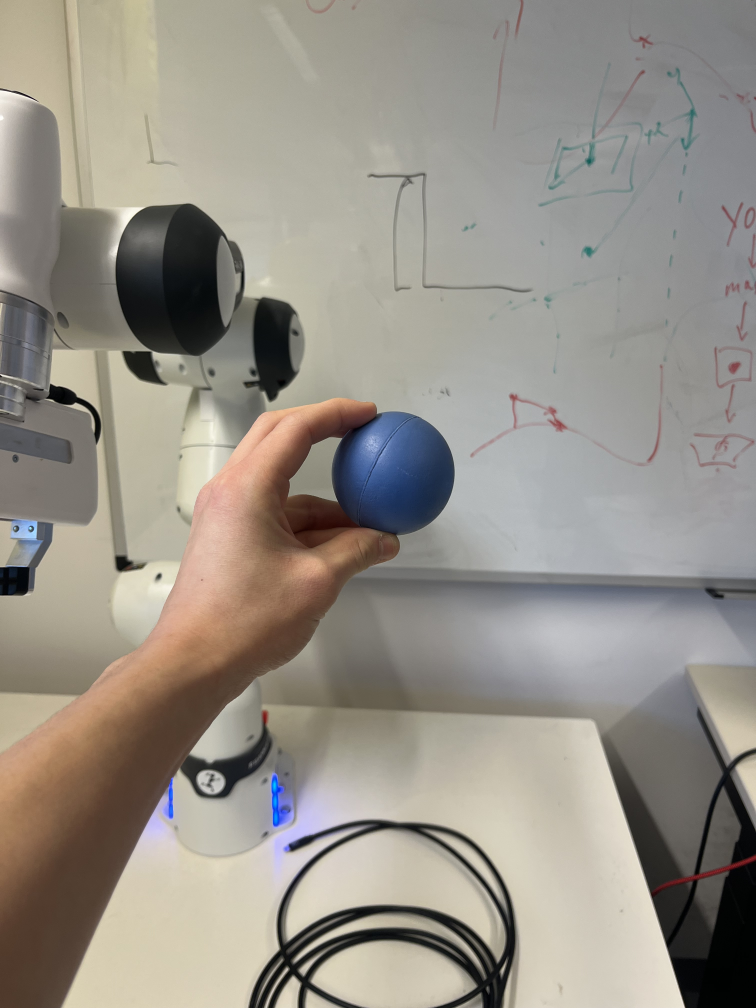
#> input picture object_detector/images/IMG_4469.jpg, 3024 x 4032 px (shown at 1/4 size)
$ python -i detector.py   (imports and definitions only)
#> lines starting #> are read from the running program, lines starting #| are printed output that depends on the picture; after the words box and inside, x2 and y2 are one past the last pixel; in counts of white or black regions, pixels touching at a corner belong together
import argparse
import sys
import time
import threading
import cv2 as cv
import numpy as np
import robotic as ry
import matplotlib.pyplot as plt
import os
import queue
from matplotlib.animation import FuncAnimation


class Camera():
    def __init__(self, C:ry.Config= None ,input:str= None, bot: ry.BotOp= None,
                 camera_pos:dict= None, display = False, max_frames:int= None,
                 display_target = "rgb", kernel_size = (5, 5), min_area = 100,
                 threshold=0.6, color_lower=[10, 80, 40], color_upper = [30, 255, 255]) -> None:
        self.bot = bot
        self.C = C
        self.input = input
        self.camera_pos = camera_pos
        self.display = display
        self.max_frames = max_frames
        self.display_target = display_target # rgb or mask
        self.kernel_size = kernel_size
        self.min_area = min_area
        self.threshold = threshold
        self.color_lower = color_lower
        self.color_upper = color_upper

        self.camera_thread = None
        self.ball_position = None
        self.K = None
        self.camera_coor = None
        self.camera_rot = None
        self.ball_position = None
        self.camera_thread = None

        # Thread-safe queues for communication
        self.plot_queue = queue.Queue(maxsize=10)  # Limit queue size to prevent memory issues
        self.result_queue = queue.Queue()
        self.running = False

        # Matplotlib figure
        self.fig = None
        self.ax = None
        self.anim = None

    # [202 lines left out: functions start, setup_plot, detector_loop, update_plot, render_plot, shutdown and 2 more, not called in this run]

    def filter_image(self, rgb,
                            blur_parameter = 5) -> np.ndarray:
        """
        Docstring for filter_image
        """
#> called with blur_parameter = 5
        # Color Filtering + Blurring
        hsv = cv.cvtColor(rgb, cv.COLOR_RGB2HSV)
#> hsv: shape (4032, 3024, 3); mean H, S, V 41.7, 35, 152.5
        mask = cv.inRange(hsv, np.array(self.color_lower), np.array(self.color_upper))
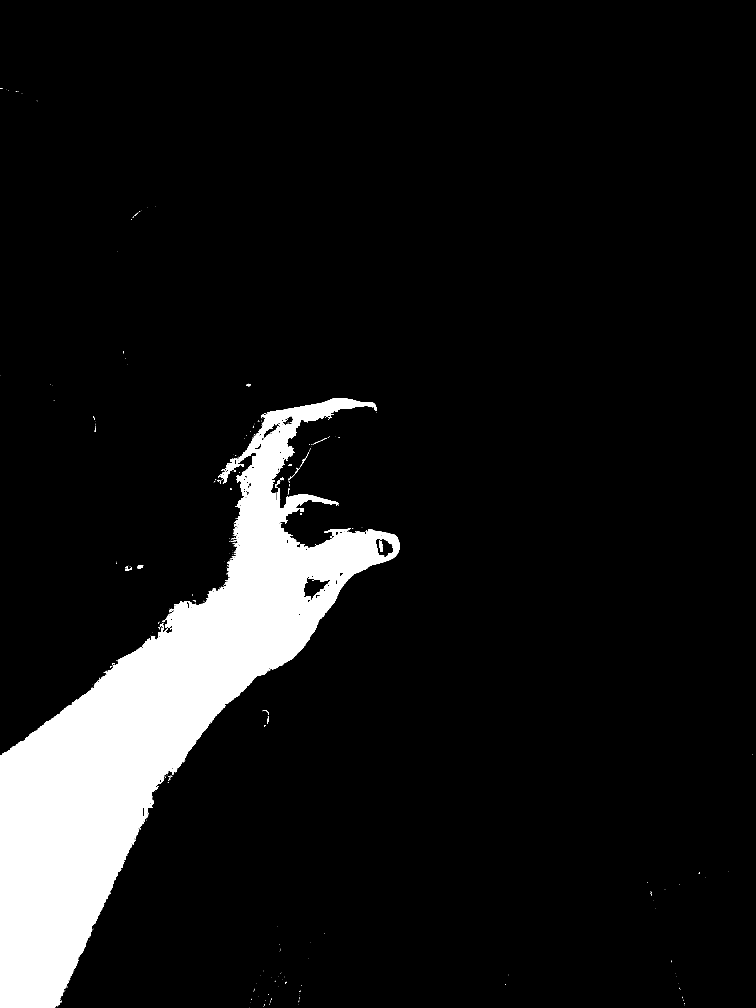
#> mask: shape (4032, 3024) (shown at 1/4 size); 9% white; 528 white regions (500 under 20 px), largest, box (x1, y1, x2, y2) and area: (0, 1592, 1599, 4032) 1093888, (1517, 2161, 1530, 2208) 397, (1100, 1910, 1134, 1952) 322
        mask_blur = cv.medianBlur(mask, blur_parameter)
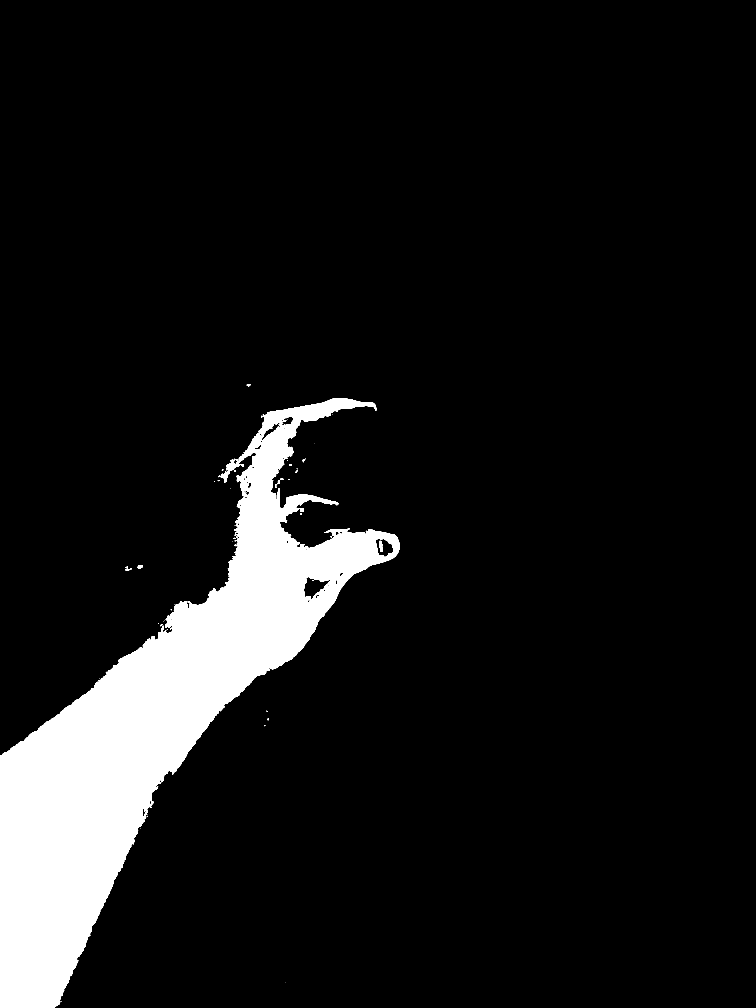
#> mask_blur: shape (4032, 3024) (shown at 1/4 size); 9% white; 55 white regions (36 under 20 px), largest, box (x1, y1, x2, y2) and area: (0, 1592, 1599, 4032) 1096046, (1517, 2163, 1530, 2208) 402, (551, 2260, 572, 2273) 213

        # Seperate touching objects
        kernel = cv.getStructuringElement(cv.MORPH_ELLIPSE, self.kernel_size)
        mask_sep = cv.morphologyEx(mask_blur, cv.MORPH_OPEN, kernel)
#> mask_sep: shape (4032, 3024); 9% white; 26 white regions (3 under 20 px), largest, box (x1, y1, x2, y2) and area: (0, 1592, 1599, 4032) 1094088, (1518, 2163, 1530, 2208) 391, (551, 2260, 572, 2273) 210
        return mask_sep

    # [246 lines left out: functions circle_hough_transform, find_circle_by_contours, draw_detected_circles, get_world_from_camera, camera_stream, circle_hough_transform and 1 more, not called in this run]

# [2 lines not run here, left out]


>>> import cv2
>>> picture = cv2.cvtColor(cv2.imread('images/IMG_4469.jpg'), cv2.COLOR_BGR2RGB)
>>> result = Camera().filter_image(picture)
